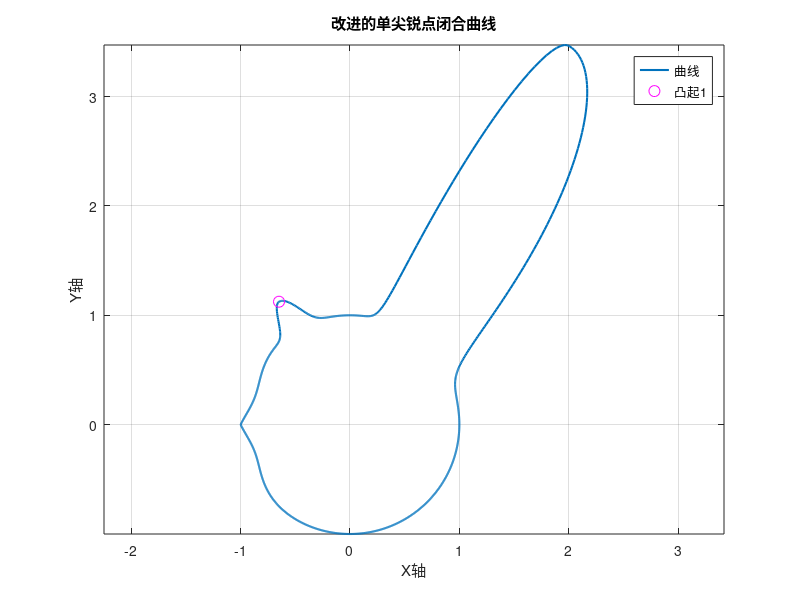

The MATLAB source for this figure:
% 闭合曲线参数设置
R = 1;              % 基础半径
theta1 = pi/3;      % 第一个凸起位置（60度）
theta2 = 2*pi/3;    % 第二个凸起位置（120度）
A1 = 3;           % 第一个凸起幅度
A2 = 0.3;           % 第二个凸起幅度
k_left1 = 10;      % 第一个凸起左侧陡峭度
k_right1 = 50;      % 第一个凸起右侧陡峭度
k_left2 = 50;       % 第二个凸起左侧陡峭度
k_right2 = 100;     % 第二个凸起右侧陡峭度
theta_sharp = pi;   % 尖锐点位置（180度）
C = -0.5;           % 尖锐点强度（调整后需增大）
k_sharp = 5;       % 尖锐点宽度控制（值越大影响范围越小）

% 生成角度数组
theta = linspace(0, 2*pi, 1000);

% 计算凸起项（保持不变）
calcBump = @(t, t0, A, kl, kr) A*exp(-(t < t0).*kl.*(t0 - t).^2 - (t >= t0).*kr.*(t - t0).^2);
term1 = calcBump(theta, theta1, A1, k_left1, k_right1);
term2 = calcBump(theta, theta2, A2, k_left2, k_right2);

% 计算改进的尖锐点项
theta_diff = mod(theta - theta_sharp + pi, 2*pi) - pi;  % 规范到[-π, π)
sharp_term = C * abs(theta_diff) .* exp(-k_sharp * theta_diff.^2); % 指数衰减修正

% 计算总半径
r = R + term1 + term2 + sharp_term;

% 转换为笛卡尔坐标并绘制
x = r .* cos(theta);
y = r .* sin(theta);

figure;
plot(x, y, 'LineWidth', 1.5);
axis equal; grid on;
title('改进的单尖锐点闭合曲线');
xlabel('X轴'); ylabel('Y轴');

% 标注特征点
hold on;
plot(r(theta == theta1)*cos(theta1), r(theta == theta1)*sin(theta1), 'ro', 'MarkerSize', 8);
plot(r(theta == theta2)*cos(theta2), r(theta == theta2)*sin(theta2), 'mo', 'MarkerSize', 8);
plot(r(theta == theta_sharp)*cos(theta_sharp), r(theta == theta_sharp)*sin(theta_sharp),...
     'kx', 'MarkerSize', 12, 'LineWidth', 2);
legend('曲线', '凸起1', '凸起2', '尖锐点');

% 验证对称位置（可添加检查代码）
% sym_theta = mod(theta_sharp + pi, 2*pi);
% sym_index = find(abs(theta - sym_theta) == min(abs(theta - sym_theta)), 1);
% plot(x(sym_index), y(sym_index), 'g*', 'MarkerSize', 10); % 对称位置标记